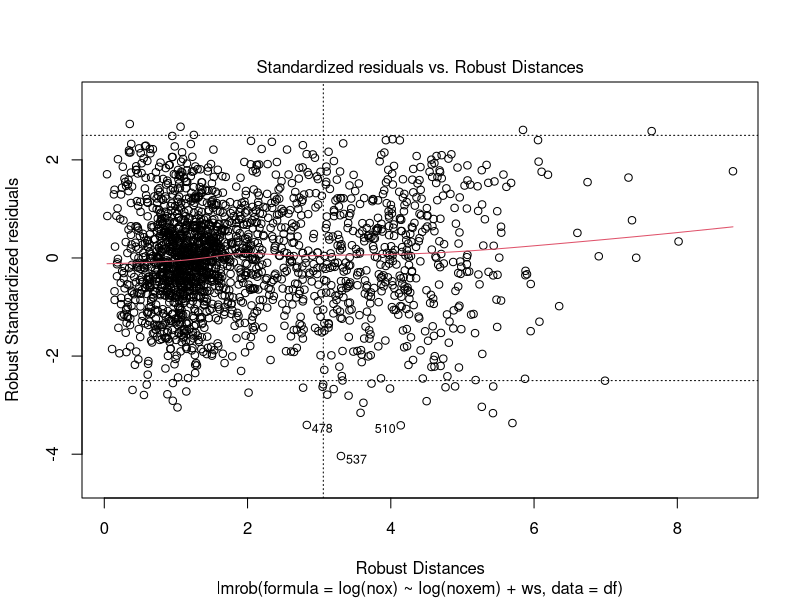
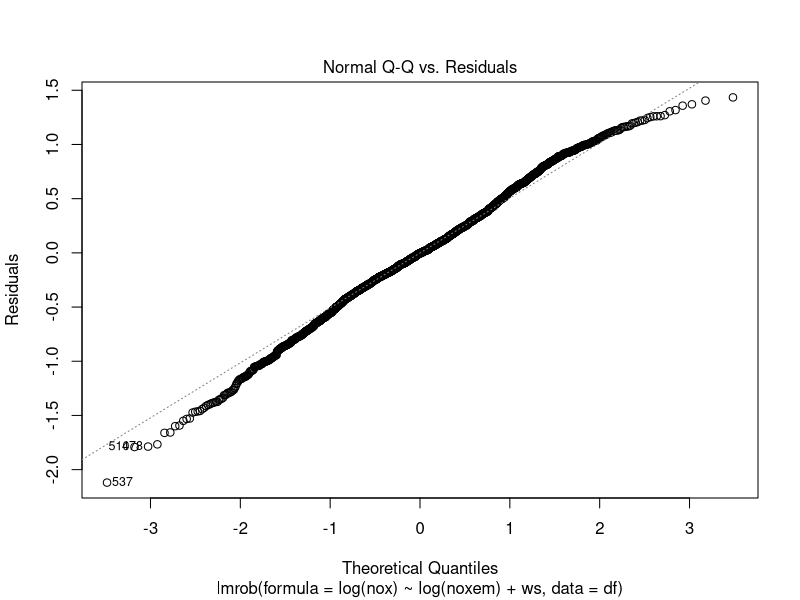
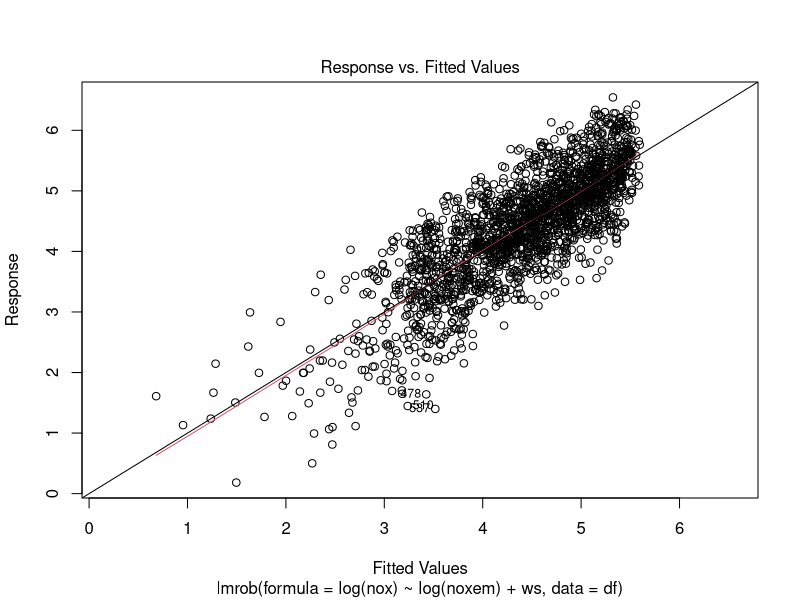
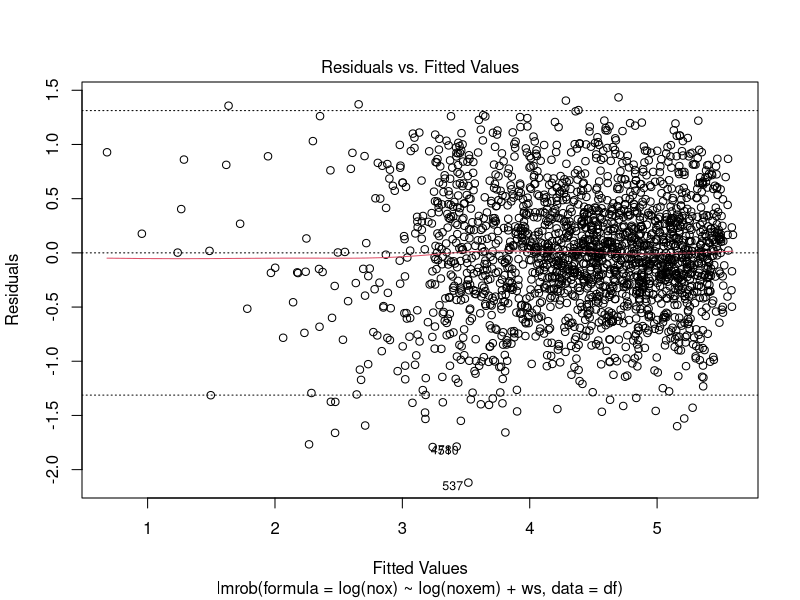
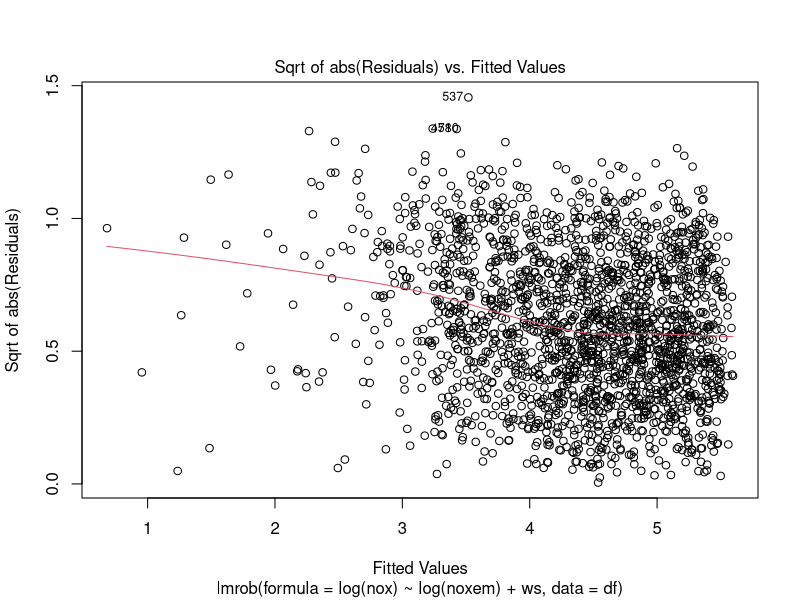

Reproduce these figures in R, in order.
## ---- chunk 1
set.seed(42)
df <- read.table("emissionssw.dat", header=TRUE)
head(df)
## ---- chunk 2
library(robustbase)
m <- lmrob(log(nox) ~ log(noxem) + ws, data=df)
summary(m)
plot(m)
